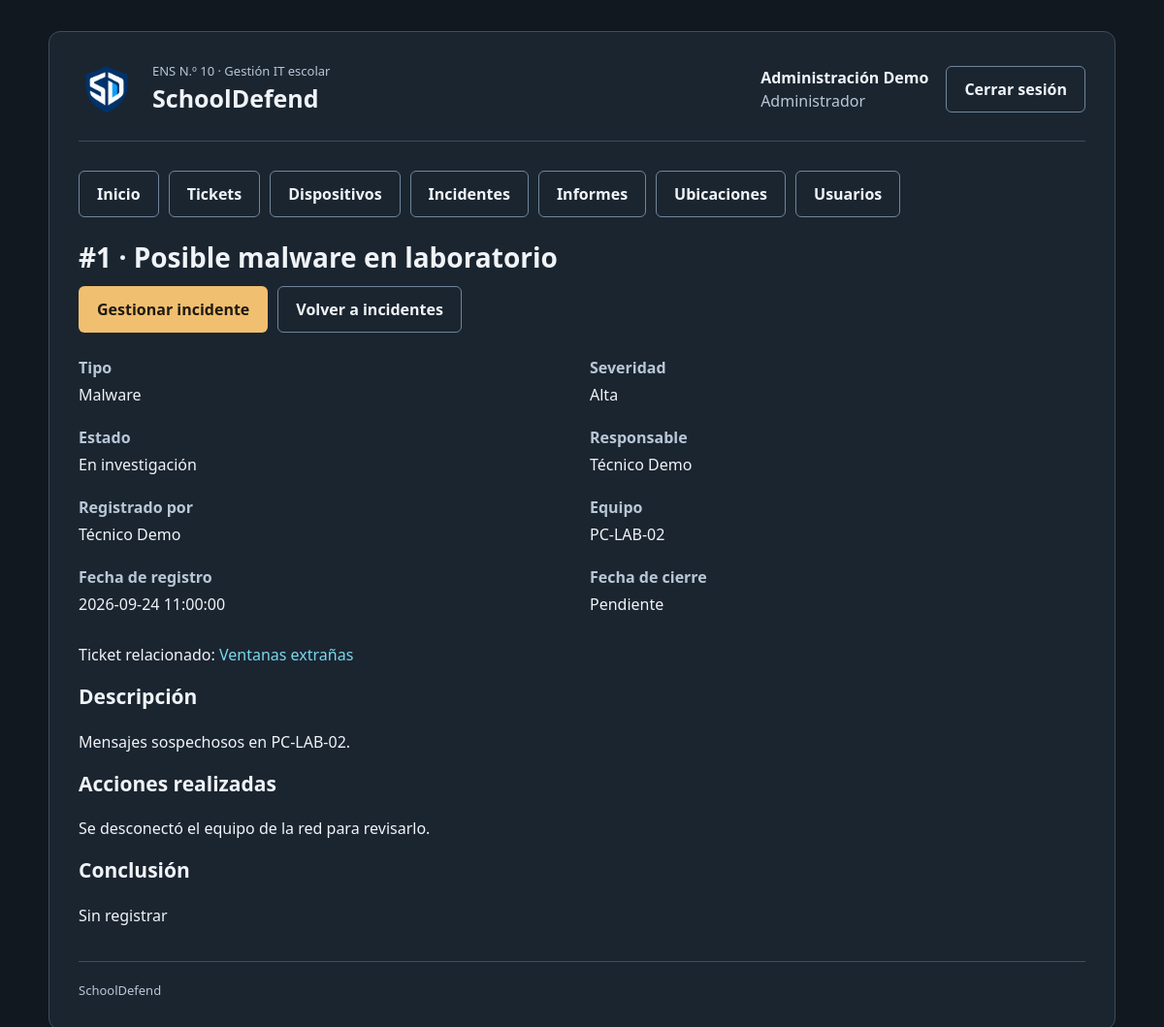
The app's page /incidentes/detalle.php?id=1 (signed in) with its own data.
### tables this page shows
CREATE TABLE usuarios (
    id_usuario INT UNSIGNED AUTO_INCREMENT PRIMARY KEY,
    nombre VARCHAR(100) NOT NULL,
    nombre_usuario VARCHAR(50) NOT NULL UNIQUE,
    password_hash VARCHAR(255) NOT NULL,
    rol ENUM('administrador','tecnico','profesor') NOT NULL,
    fecha_creacion DATETIME NOT NULL DEFAULT CURRENT_TIMESTAMP,
    activo TINYINT NOT NULL DEFAULT 1,
    fecha_baja DATETIME NULL,
    id_usuario_baja INT UNSIGNED NULL,
    motivo_baja VARCHAR(255) NULL,
    FOREIGN KEY (id_usuario_baja) REFERENCES usuarios(id_usuario) ON DELETE RESTRICT
);

CREATE TABLE incidentes (
    id_incidente INT UNSIGNED AUTO_INCREMENT PRIMARY KEY,
    titulo VARCHAR(150) NOT NULL,
    tipo ENUM('malware','phishing','acceso_no_autorizado','perdida_equipo','otro') NOT NULL,
    descripcion TEXT NOT NULL,
    severidad ENUM('baja','media','alta') NOT NULL,
    estado ENUM('reportado','en_investigacion','cerrado') NOT NULL DEFAULT 'reportado',
    id_dispositivo INT UNSIGNED NULL,
    id_ticket INT UNSIGNED NULL,
    id_creador INT UNSIGNED NOT NULL,
    id_responsable INT UNSIGNED NOT NULL,
    acciones_realizadas TEXT NULL,
    conclusion TEXT NULL,
    fecha_creacion DATETIME NOT NULL DEFAULT CURRENT_TIMESTAMP,
    fecha_cierre DATETIME NULL,
    FOREIGN KEY (id_dispositivo) REFERENCES dispositivos(id_dispositivo) ON DELETE RESTRICT,
    FOREIGN KEY (id_ticket) REFERENCES tickets(id_ticket) ON DELETE RESTRICT,
    FOREIGN KEY (id_creador) REFERENCES usuarios(id_usuario) ON DELETE RESTRICT,
    FOREIGN KEY (id_responsable) REFERENCES usuarios(id_usuario) ON DELETE RESTRICT
);

CREATE TABLE dispositivos (
    id_dispositivo INT UNSIGNED AUTO_INCREMENT PRIMARY KEY,
    codigo VARCHAR(30) NOT NULL UNIQUE,
    tipo ENUM('pc','notebook','impresora','proyector','router','access_point','otro') NOT NULL,
    marca VARCHAR(60) NULL,
    modelo VARCHAR(100) NULL,
    numero_serie VARCHAR(100) NULL,
    sistema_operativo VARCHAR(100) NULL,
    ip VARCHAR(45) NULL,
    mac VARCHAR(17) NULL,
    id_ubicacion INT UNSIGNED NOT NULL,
    id_responsable INT UNSIGNED NULL,
    estado ENUM('operativo','en_reparacion','fuera_de_servicio') NOT NULL DEFAULT 'operativo',
    observaciones TEXT NULL,
    fecha_alta DATETIME NOT NULL DEFAULT CURRENT_TIMESTAMP,
    activo TINYINT NOT NULL DEFAULT 1,
    fecha_baja DATETIME NULL,
    id_usuario_baja INT UNSIGNED NULL,
    motivo_baja VARCHAR(255) NULL,
    FOREIGN KEY (id_ubicacion) REFERENCES ubicaciones(id_ubicacion) ON DELETE RESTRICT,
    FOREIGN KEY (id_responsable) REFERENCES usuarios(id_usuario) ON DELETE RESTRICT,
    FOREIGN KEY (id_usuario_baja) REFERENCES usuarios(id_usuario) ON DELETE RESTRICT
);

CREATE TABLE tickets (
    id_ticket INT UNSIGNED AUTO_INCREMENT PRIMARY KEY,
    titulo VARCHAR(150) NOT NULL,
    descripcion TEXT NOT NULL,
    id_ubicacion INT UNSIGNED NOT NULL,
    id_dispositivo INT UNSIGNED NULL,
    id_creador INT UNSIGNED NOT NULL,
    id_tecnico INT UNSIGNED NULL,
    prioridad ENUM('baja','media','alta') NOT NULL DEFAULT 'media',
    estado ENUM('abierto','en_proceso','en_espera_repuesto','resuelto','cancelado') NOT NULL DEFAULT 'abierto',
    diagnostico TEXT NULL,
    solucion TEXT NULL,
    motivo_cancelacion TEXT NULL,
    fecha_creacion DATETIME NOT NULL DEFAULT CURRENT_TIMESTAMP,
    fecha_cierre DATETIME NULL,
    FOREIGN KEY (id_ubicacion) REFERENCES ubicaciones(id_ubicacion) ON DELETE RESTRICT,
    FOREIGN KEY (id_dispositivo) REFERENCES dispositivos(id_dispositivo) ON DELETE RESTRICT,
    FOREIGN KEY (id_creador) REFERENCES usuarios(id_usuario) ON DELETE RESTRICT,
    FOREIGN KEY (id_tecnico) REFERENCES usuarios(id_usuario) ON DELETE RESTRICT
);

### includes/funciones.php (called while the page is built, shortened)
<?php
function escapar($texto)
{
    return htmlspecialchars((string) $texto, ENT_QUOTES, 'UTF-8');
}
function nombreRol($rol)
{
    $nombresRoles = [
        'administrador' => 'Administrador',
        'tecnico' => 'Técnico',
        'profesor' => 'Profesor'
    ];
    return $nombresRoles[$rol] ?? 'Sin rol';
}
function textoEntrada($datos, $campo, $valorInicial = '')
{
    return trim($datos[$campo]);
}
function idEntrada($datos, $campo)
{
    $valor = textoEntrada($datos, $campo);
    return filter_var($valor, FILTER_VALIDATE_INT, ['options' => ['min_range' => 1]]) ?: null;
}

### includes/sesion.php (called while the page is built, shortened)
<?php
require_once __DIR__ . '/funciones.php';
function usuarioActual()
{
    $pdo = getConexion();
    $sqlUsuario = "
        SELECT id_usuario, nombre, nombre_usuario, rol
        FROM usuarios
        WHERE id_usuario = ?
          AND activo = 1";
    $consultaUsuario = $pdo->prepare($sqlUsuario);
    $consultaUsuario->execute([$_SESSION['id_usuario']]);
    $usuario = $consultaUsuario->fetch();
    return $usuario;
}
function exigirSesion($rutaLogin = 'login.php')
{
    $usuario = usuarioActual();
    return $usuario;
}

### incidentes/opciones.php (called while the page is built)
<?php
$tiposIncidente = [
    'malware' => 'Malware',
    'phishing' => 'Phishing',
    'acceso_no_autorizado' => 'Acceso no autorizado',
    'perdida_equipo' => 'Pérdida de equipo',
    'otro' => 'Otro'
];
$severidadesIncidente = ['baja' => 'Baja', 'media' => 'Media', 'alta' => 'Alta'];
$estadosIncidente = ['reportado' => 'Reportado', 'en_investigacion' => 'En investigación', 'cerrado' => 'Cerrado'];

### incidentes/detalle.php (the view, shortened to what this page needs)
<?php
require_once __DIR__ . '/../includes/sesion.php';
require_once __DIR__ . '/opciones.php';
$usuario = exigirSesion('../login.php');
$pdo = getConexion();
$rutaBase = '../';
$idIncidente = idEntrada($_GET, 'id');
$sqlIncidente = "
    SELECT incidentes.*, responsable.nombre AS responsable, creador.nombre AS creador,
           dispositivos.codigo AS equipo, tickets.titulo AS ticket
    FROM incidentes
    INNER JOIN usuarios AS responsable ON incidentes.id_responsable = responsable.id_usuario
    INNER JOIN usuarios AS creador ON incidentes.id_creador = creador.id_usuario
    LEFT JOIN dispositivos ON incidentes.id_dispositivo = dispositivos.id_dispositivo
    LEFT JOIN tickets ON incidentes.id_ticket = tickets.id_ticket
    WHERE incidentes.id_incidente = ?";
$consultaIncidente = $pdo->prepare($sqlIncidente);
$consultaIncidente->execute([$idIncidente]);
$incidente = $consultaIncidente->fetch();
$ficha = [
    'Tipo' => $tiposIncidente[$incidente['tipo']],
    'Severidad' => $severidadesIncidente[$incidente['severidad']],
    'Estado' => $estadosIncidente[$incidente['estado']],
    'Responsable' => $incidente['responsable'],
    'Registrado por' => $incidente['creador'],
    'Equipo' => $incidente['equipo'] ?? 'Sin identificar',
    'Fecha de registro' => $incidente['fecha_creacion'],
    'Fecha de cierre' => $incidente['fecha_cierre'] ?? 'Pendiente'
];
require_once __DIR__ . '/../includes/encabezado.php';
?>
<h1>#<?= $idIncidente ?> · <?= escapar($incidente['titulo']) ?></h1>
<div class="acciones">
    <?php if ($incidente['estado'] !== 'cerrado'): ?>
        <a class="boton boton-editar" href="formulario.php?id=<?= $idIncidente ?>">Gestionar incidente</a>
    <?php endif; ?>
    <a class="boton boton-secundario" href="index.php">Volver a incidentes</a>
</div>
<dl class="ficha">
    <?php foreach ($ficha as $etiqueta => $valor): ?>
        <div>
            <dt><?= escapar($etiqueta) ?></dt>
            <dd><?= escapar($valor) ?></dd>
        </div>
    <?php endforeach; ?>
</dl>
<?php if ($incidente['id_ticket']): ?>
    <p>Ticket relacionado: <a href="../tickets/detalle.php?id=<?= (int) $incidente['id_ticket'] ?>"><?= escapar($incidente['ticket']) ?></a></p>
<?php endif; ?>
<h2>Descripción</h2>
<p class="texto-multilinea"><?= escapar($incidente['descripcion']) ?></p>
<h2>Acciones realizadas</h2>
<p class="texto-multilinea"><?= escapar($incidente['acciones_realizadas'] ?? 'Sin registrar') ?></p>
<h2>Conclusión</h2>
<p class="texto-multilinea"><?= escapar($incidente['conclusion'] ?? 'Sin registrar') ?></p>
<?php require_once __DIR__ . '/../includes/pie.php'; ?>

### includes/encabezado.php (shortened to what this page needs)
<?php
$rutaBase = $rutaBase ?? '';
$rutaEstilos = escapar($rutaBase . 'css/estilos.css');
$rutaLogoEncabezado = escapar($rutaBase . 'Imagenes/logo-escudo.png');
$rutaCerrarSesion = escapar($rutaBase . 'logout.php');
$mostrarCuenta = !empty($usuario);
$nombreCuenta = '';
$rolCuenta = '';
$enlacesMenu = [];
if ($mostrarCuenta) {
    $nombreCuenta = escapar($usuario['nombre']);
    $rolCuenta = escapar(nombreRol($usuario['rol']));
    $enlacesMenu['Inicio'] = $rutaBase . 'index.php';
    $enlacesMenu['Tickets'] = $rutaBase . 'tickets/index.php';
    if (in_array($usuario['rol'], ['administrador', 'tecnico'], true)) {
        $enlacesMenu['Dispositivos'] = $rutaBase . 'dispositivos/index.php';
        $enlacesMenu['Incidentes'] = $rutaBase . 'incidentes/index.php';
        $enlacesMenu['Informes'] = $rutaBase . 'informes/index.php';
    }
    if ($usuario['rol'] === 'administrador') {
        $enlacesMenu['Ubicaciones'] = $rutaBase . 'ubicaciones/index.php';
        $enlacesMenu['Usuarios'] = $rutaBase . 'usuarios/index.php';
    }
}
?>
<!DOCTYPE html>
<html lang="es">
    <head>
        <link rel="stylesheet" href="<?= $rutaEstilos ?>">
    </head>
    <body>
        <div class="contenedor">
            <header class="encabezado">
                <div class="marca">
                    <img class="logo-encabezado" src="<?= $rutaLogoEncabezado ?>" alt="">
                    <div>
                        <p class="institucion">ENS N.º 10 · Gestión IT escolar</p>
                        <p class="nombre-sistema">SchoolDefend</p>
                    </div>
                </div>
                <?php if ($mostrarCuenta): ?>
                    <div class="cuenta">
                        <div>
                            <strong><?= $nombreCuenta ?></strong>
                            <br>
                            <span class="texto-secundario"><?= $rolCuenta ?></span>
                        </div>
                        <form method="post" action="<?= $rutaCerrarSesion ?>">
                            <button class="boton boton-secundario" type="submit">Cerrar sesión</button>
                        </form>
                    </div>
                <?php endif; ?>
            </header>
            <?php if ($mostrarCuenta): ?>
                <nav class="menu" aria-label="Menú principal">
                    <?php foreach ($enlacesMenu as $nombreEnlace => $rutaEnlace): ?>
                        <a class="boton boton-secundario" href="<?= escapar($rutaEnlace) ?>"><?= escapar($nombreEnlace) ?></a>
                    <?php endforeach; ?>
                </nav>
            <?php endif; ?>
            <main id="contenido">

### css/estilos.css (style rules this page uses)
:root { color-scheme: dark; --fondo: #111820; --panel: #1b2530; --borde: #3b4d5f; --texto: #f0f4f8; --secundario: #b8c7d6; --acento: #79d8ed; --decoracion-link: none; }
* { box-sizing: border-box; }
body { margin: 0; padding: 32px 20px; background: var(--fondo); color: var(--texto); font-family: 'Segoe UI', Arial, sans-serif; font-size: 16px; line-height: 1.5; }
.contenedor { max-width: 1100px; margin: auto; padding: 30px; background: var(--panel); border: 1px solid var(--borde); border-radius: 12px; }
.encabezado, .marca, .cuenta { display: flex; align-items: center; gap: 18px; }
.encabezado { justify-content: space-between; flex-wrap: wrap; padding-bottom: 24px; margin-bottom: 30px; border-bottom: 1px solid var(--borde); }
.logo-encabezado { width: 58px; height: 58px; object-fit: contain; flex-shrink: 0; }
.institucion, .nombre-sistema { margin: 0; }
.institucion { font-size: 13px; color: var(--secundario); }
.nombre-sistema { font-size: 25px; font-weight: 700; }
h1 { font-size: 28px; line-height: 1.25; margin: 0 0 12px; }
h2 { font-size: 21px; margin: 0 0 18px; }
.texto-secundario, .ayuda { color: var(--secundario); }
.boton { display: inline-block; padding: 11px 18px; border: 1px solid transparent; border-radius: 6px; background: var(--acento); color: #10212b; font: inherit; font-weight: 700; cursor: pointer; text-decoration: none; transition: all 0.2s ease; }
.boton-secundario { background: transparent; color: var(--texto); border-color: #70859a; }
a { text-decoration: none; transition: all 0.2s ease; color: var(--acento); }
.menu, .acciones { display: flex; flex-wrap: wrap; gap: 10px; margin-bottom: 24px; }
.boton-editar { background: #f1bf70; color: #201b11; }
.ficha { display: grid; grid-template-columns: repeat(2, minmax(0, 1fr)); gap: 16px; margin: 24px 0; }
.ficha dt { color: var(--secundario); font-weight: 600; }
.ficha dd { margin: 4px 0; overflow-wrap: anywhere; }
.texto-multilinea { white-space: pre-wrap; overflow-wrap: anywhere; }

### records on screen
usuarios: nombre "Administración Demo", rol "Administrador"
incidentes: titulo "Posible malware en laboratorio", id_creador.nombre "Técnico Demo", id_dispositivo.codigo "PC-LAB-02", fecha_creacion "2026-09-24 11:00:00", id_ticket.titulo "Ventanas extrañas", descripcion "Mensajes sospechosos en PC-LAB-02.", acciones_realizadas "Se desconectó el equipo de la red para revisarlo.", conclusion "Sin registrar"

### other values on screen
escapar($nombreEnlace) "Inicio"
escapar($nombreEnlace) "Tickets"
escapar($nombreEnlace) "Dispositivos"
escapar($nombreEnlace) "Incidentes"
escapar($nombreEnlace) "Informes"
escapar($nombreEnlace) "Ubicaciones"
escapar($nombreEnlace) "Usuarios"
$idIncidente "1"
escapar($etiqueta) "Tipo"
escapar($valor) "Malware"
escapar($etiqueta) "Severidad"
escapar($valor) "Alta"
escapar($etiqueta) "Estado"
escapar($valor) "En investigación"
escapar($etiqueta) "Responsable"
